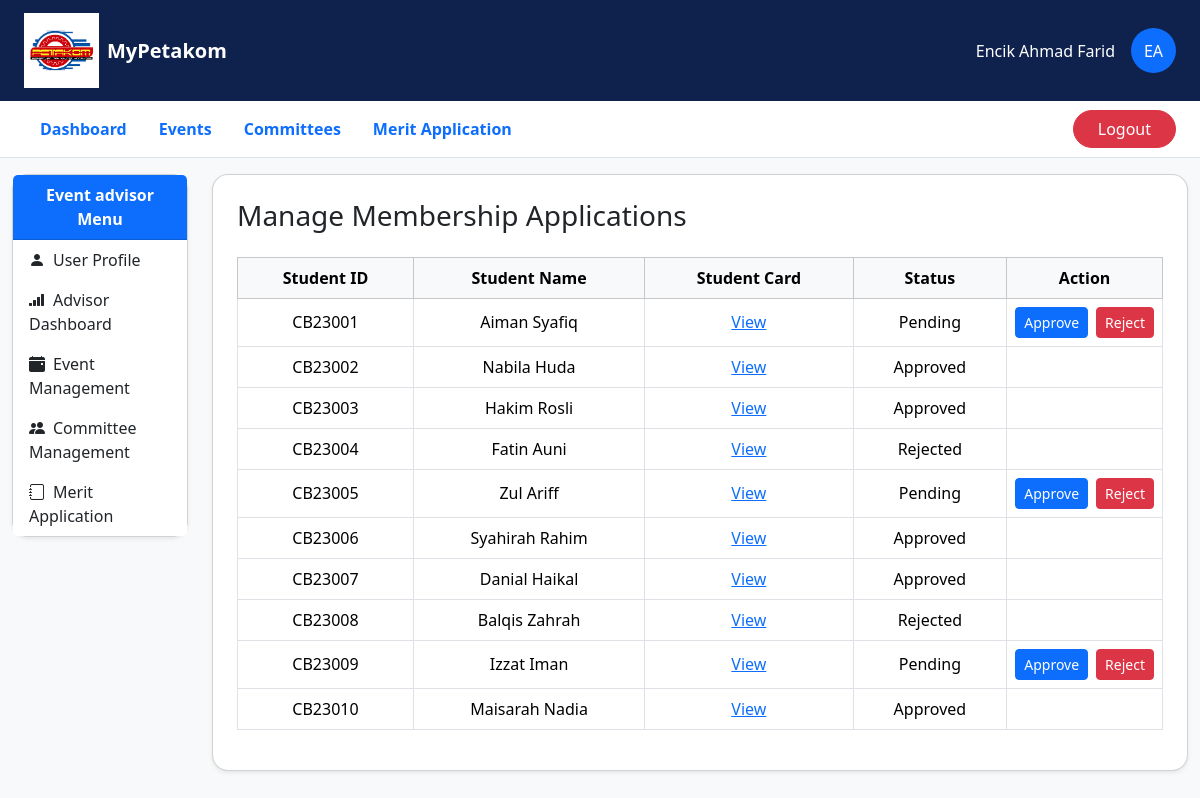
Page /module1/manage_membership.php (signed in) on the committed database.
### tables this page shows
CREATE TABLE `user` (
  `UserID` varchar(10) NOT NULL,
  `Name` varchar(255) NOT NULL,
  `Role` varchar(10) NOT NULL,
  `Password` varchar(255) NOT NULL,
  `Email` varchar(255) NOT NULL,
  `PhoneNumber` varchar(20) DEFAULT NULL
);

CREATE TABLE `membership` (
  `MembershipID` varchar(10) NOT NULL,
  `Status` enum('Pending','Approved','Rejected') NOT NULL,
  `ApprovalDate` date DEFAULT NULL,
  `StudentCard` varchar(255) NOT NULL,
  `ApprovedBy` varchar(10) NOT NULL,
  `UserID` varchar(10) NOT NULL
);

### module1/manage_membership.php (the view, shortened to what this page needs)
<?php
include '../layout/dashboard_layout.php';
$sql = "SELECT m.MembershipID, u.UserID, u.Name, m.StudentCard, m.Status
        FROM Membership m
        JOIN User u ON m.UserID = u.UserID
        ORDER BY u.UserID ASC";
$result = $conn->query($sql);
?>
<div class="card shadow-sm rounded-4 p-4">
  <h3 class="mb-4">Manage Membership Applications</h3>
  <?php if ($result->num_rows > 0): ?>
    <div class="table-responsive">
      <table class="table table-bordered align-middle text-center">
        <thead class="table-light">
          <tr>
            <th>Student ID</th>
            <th>Student Name</th>
            <th>Student Card</th>
            <th>Status</th>
            <th>Action</th>
          </tr>
        </thead>
        <tbody>
          <?php while ($row = $result->fetch_assoc()): ?>
            <tr>
              <td><?= htmlspecialchars($row['UserID']) ?></td>
              <td><?= htmlspecialchars($row['Name']) ?></td>
              <td>
                <?php if (!empty($row['StudentCard'])): ?>
                  <a href="<?= htmlspecialchars($row['StudentCard']) ?>" target="_blank">View</a>
                <?php else: ?>
                  <span class="text-muted">No file</span>
                <?php endif; ?>
              </td>
              <td><?= htmlspecialchars($row['Status'] ?? 'Pending') ?></td>
              <td style="width: 140px; white-space: nowrap;">
                <?php if (strtolower($row['Status']) === 'pending'): ?>
                  <form method="POST" action="process_membership.php" class="d-flex justify-content-center gap-2 mb-0">
                    <button name="action" value="approve" class="btn btn-primary btn-sm px-2">Approve</button>
                    <button name="action" value="reject" class="btn btn-danger btn-sm px-2">Reject</button>
                  </form>
                <?php endif; ?>
              </td>
            </tr>
          <?php endwhile; ?>
        </tbody>
      </table>
    </div>
  <?php else: ?>
    <div class="alert alert-info">No membership applications found.</div>
  <?php endif; ?>
</div>

### layout/dashboard_layout.php (shortened to what this page needs)
<?php
include '../db/connect.php';
$UserID = $_SESSION['UserID'];
$Role = $_SESSION['Role'];
$Name = "";
$stmt = $conn->prepare("SELECT Name FROM user WHERE UserID = ?");
$stmt->bind_param("s", $UserID);
$stmt->execute();
$stmt->bind_result($Name);
?>
<!DOCTYPE html>
<html lang="en">
<head>
  <link href="https://cdn.jsdelivr.net/npm/bootstrap@5.3.3/dist/css/bootstrap.min.css" rel="stylesheet">
  <link href="https://cdn.jsdelivr.net/npm/bootstrap-icons@1.10.5/font/bootstrap-icons.css" rel="stylesheet">
</head>
<body class="bg-light">
  <nav class="navbar navbar-expand-lg navbar-dark px-4" style="background-color: #0f214d;">
    <a class="navbar-brand d-flex align-items-center" href="#">
      <img src="../images/logoPetakom.png" alt="Logo" width="75" height="75" class="me-2">
      <span><b>MyPetakom</b></span>
    </a>
    <div class="ms-auto d-flex align-items-center">
      <span class="text-white me-3">
        <?= htmlspecialchars($Name) ?>
      </span>
      <div class="bg-primary text-white rounded-circle d-flex align-items-center justify-content-center" style="width: 45px; height: 45px;">
        <?= ($Role === "ST" ? "ST" : ($Role === "PA" ? "PA" : "EA")) ?>
      </div>
    </div>
  </nav>
  <div class="bg-white border-bottom px-4 py-2">
    <div class="d-flex justify-content-between align-items-center flex-wrap">
      <ul class="nav nav-pills mb-0">
        <li class="nav-item">
          <a class="nav-link <?= basename($_SERVER['PHP_SELF']) == 'dashboard.php' ? 'active text-white' : 'text-primary' ?>" href="dashboard.php"><b>Dashboard</b></a>
        </li>
        <li class="nav-item">
          <a class="nav-link <?= basename($_SERVER['PHP_SELF']) == 'events.php' ? 'active text-white' : 'text-primary' ?>" href="events.php"><b>Events</b></a>
        </li>
        <li class="nav-item">
          <a class="nav-link text-primary" href="#"><b>Committees</b></a>
        </li>
        <li class="nav-item">
          <a class="nav-link text-primary" href="#"><b>Merit Application</b></a>
        </li>
      </ul>
      <a href="../module1/logout.php" class="btn btn-danger rounded-pill px-4">Logout</a>
    </div>
  </div>
  <div class="container-fluid mt-3">
    <div class="row">
      <div class="col-md-3 col-lg-2 mb-4">
        <div class="card shadow-sm rounded-4">
          <div class="card-header bg-primary text-white fw-bold text-center">
            <?= ($Role === "ST" ? "Student" : ($Role === "PA" ? "Administrator" : "Event advisor")) ?> Menu
          </div>
          <div class="list-group list-group-flush">
            <?php if ($Role === "ST"): ?>
              <a href="#" class="list-group-item list-group-item-action border-0">
                <i class="bi bi-person-fill me-2"></i>User Profile
              </a>
              <a href="student_membership.php" class="list-group-item list-group-item-action border-0">
                <i class="bi bi-card-heading me-2"></i>Register Membership
              </a>
              <a href="#" class="list-group-item list-group-item-action border-0">
                <i class="bi bi-folder-fill me-2"></i>My Events (soon)
              </a>
              <a href="#" class="list-group-item list-group-item-action border-0">
                <i class="bi bi-calendar2-week me-2"></i>Attendance (soon)
              </a>
            <?php elseif ($Role === "EA"): ?>
              <a href="#" class="list-group-item list-group-item-action border-0">
                <i class="bi bi-person-fill me-2"></i>User Profile
              </a>
              <a href="../module2/advisor_dashboard.php" class="list-group-item list-group-item-action border-0">
                <i class="bi bi-reception-4 me-2"></i>Advisor Dashboard
              </a>
              <a href="../module2/manage_event.php" class="list-group-item list-group-item-action border-0 ">
                <i class="bi bi-calendar-event-fill me-2"></i>Event Management
              </a>
              <a href="../module2/manage_committee.php" class="list-group-item list-group-item-action border-0">
                <i class="bi bi-people-fill me-2"></i>Committee Management
              </a>
              <a href="../module2/merit_application.php" class="list-group-item list-group-item-action border-0">
                <i class="bi bi-journal me-2"></i>Merit Application
              </a>
            <?php endif; ?>
          </div>
        </div>
      </div>
      <div class="col-md-9 col-lg-10">

### rows in the picture
user: Name "Encik Ahmad Farid"
membership: UserID.UserID "CB23001", UserID.Name "Aiman Syafiq", Status "Pending"
membership: UserID.UserID "CB23002", UserID.Name "Nabila Huda", Status "Approved"
membership: UserID.UserID "CB23003", UserID.Name "Hakim Rosli", Status "Approved"
membership: UserID.UserID "CB23004", UserID.Name "Fatin Auni", Status "Rejected"
membership: UserID.UserID "CB23005", UserID.Name "Zul Ariff", Status "Pending"
membership: UserID.UserID "CB23006", UserID.Name "Syahirah Rahim", Status "Approved"
membership: UserID.UserID "CB23007", UserID.Name "Danial Haikal", Status "Approved"
membership: UserID.UserID "CB23008", UserID.Name "Balqis Zahrah", Status "Rejected"
membership: UserID.UserID "CB23009", UserID.Name "Izzat Iman", Status "Pending"
membership: UserID.UserID "CB23010", UserID.Name "Maisarah Nadia", Status "Approved"
